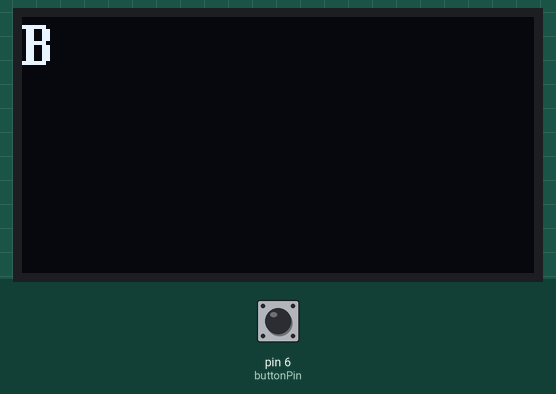
The sketch below on a simulated Arduino Uno, built with avr-gcc and run on an emulated ATmega328P. On the bench: 128×64 one-colour display. Inputs (shaded band) come from the test bench; at power-on: pin 6 (buttonPin) HIGH.

Above: at 0.1 s.
At 1.3 s:
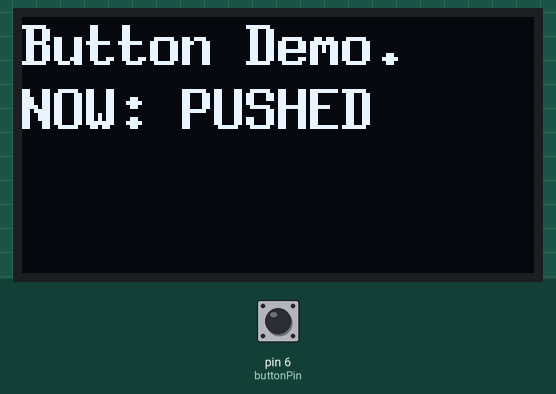
1.4 s: pin 6 (buttonPin) pulled LOW for 0.15 s
At 1.55 s:
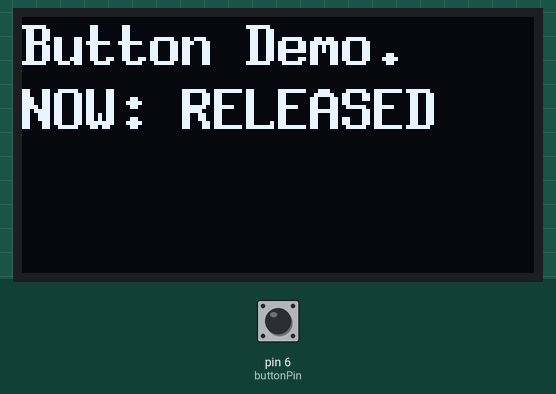
Timing chart, 0 to 4.4 s (numbered marks = the images above; inputs shaded):
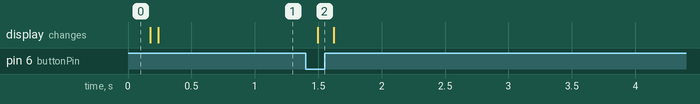

The sketch:

button_status_with_oled.ino
```cpp
// (licence header left out)
#include <U8x8lib.h>
U8X8_SSD1306_128X64_NONAME_HW_I2C u8x8(/* clock=*/ SCL, /* data=*/ SDA, /* reset=*/ U8X8_PIN_NONE);
#define U8X8_ENABLE_180_DEGREE_ROTATION 1

#define buttonPin 6
void setup(void) {
  u8x8.begin();
  u8x8.setFlipMode(U8X8_ENABLE_180_DEGREE_ROTATION);
  u8x8.setFont(u8x8_font_8x13B_1x2_f);
  u8x8.setCursor(0, 0);
  u8x8.print("Button Demo.");
  u8x8.setCursor(0, 2);
  u8x8.print("NOW:");
  pinMode(buttonPin, INPUT_PULLUP);
}

void loop(void) {
  if (digitalRead(buttonPin)) {
    u8x8.drawString(5, 2, "PUSHED  ");
  } else {
    u8x8.drawString(5, 2, "RELEASED");
  }
}
```

Measured:
- after the input at 1.4 s, the display: changes after 0.10 s (image 2)
